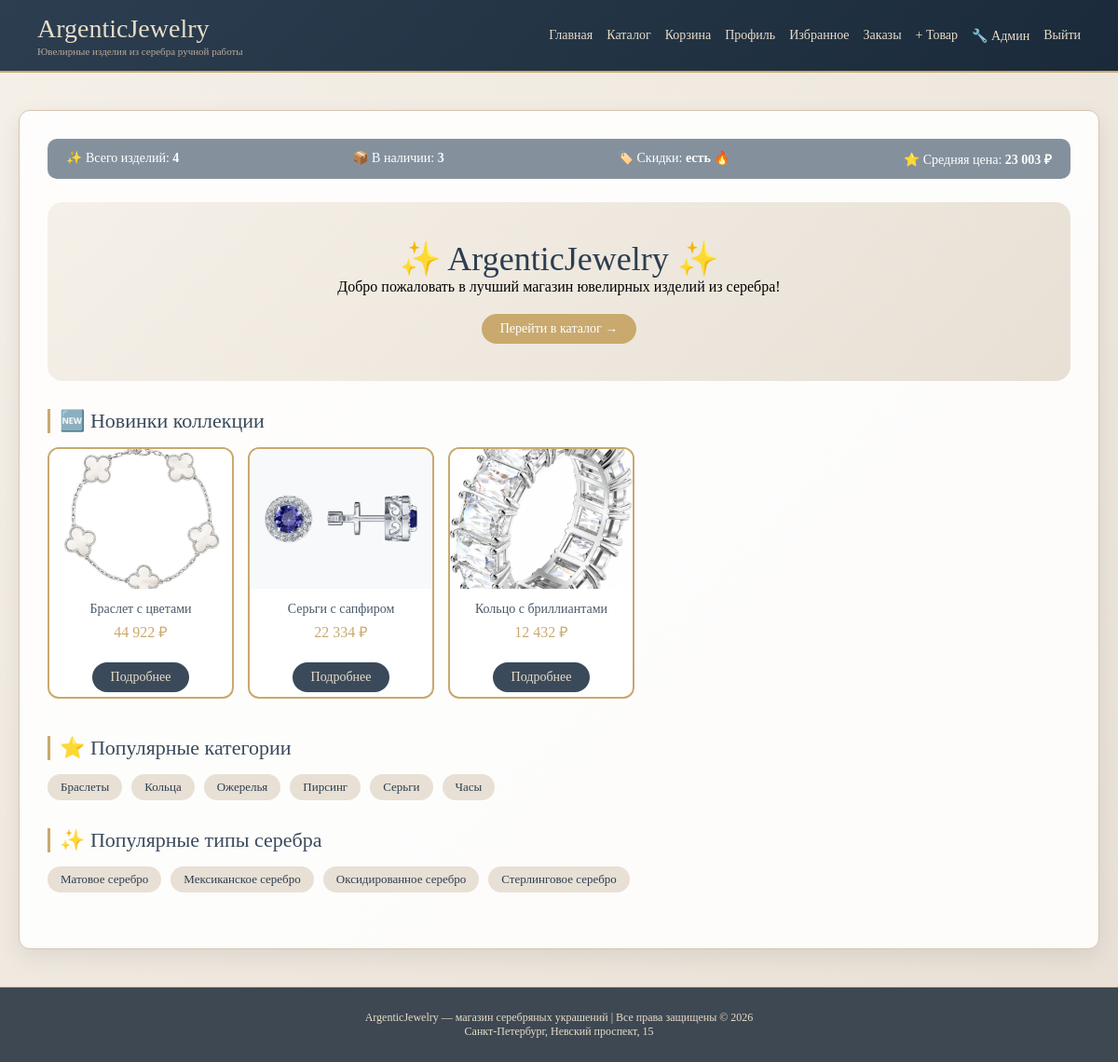
/ (signed in), run on the app's committed database.
### store/models.py (models this page shows, shortened)
class Product(models.Model):
    SILVER_TYPE_CHOICES = [
        ('sterling', 'Стерлинговое серебро (925)'),
        ('fine', 'Чистое серебро (999)'),
        ('argentium', 'Аргентиум серебро'),
        ('mexican', 'Мексиканское серебро'),
        ('oxidized', 'Оксидированное серебро'),
        ('rhodium_plated', 'Серебро с родиевым покрытием'),
        ('black', 'Черненое серебро'),
        ('matte', 'Матовое серебро'),
    ]
    FINENESS_CHOICES = [
        ('800', '800 проба'),
        ('830', '830 проба'),
        ('875', '875 проба'),
        ('900', '900 проба'),
        ('916', '916 проба'),
        ('925', '925 проба'),
        ('960', '960 проба'),
        ('999', '999 проба'),
    ]
    STONE_TYPE_CHOICES = [
        ('diamond', 'Бриллиант'),
        ('ruby', 'Рубин'),
        ('sapphire', 'Сапфир'),
        ('emerald', 'Изумруд'),
        ('topaz', 'Топаз'),
        ('amethyst', 'Аметист'),
        ('garnet', 'Гранат'),
        ('peridot', 'Перидот'),
        ('citrine', 'Цитрин'),
        ('aquamarine', 'Аквамарин'),
        ('tourmaline', 'Турмалин'),
        ('opal', 'Опал'),
        ('pearl', 'Жемчуг'),
        ('cubic_zirconia', 'Фианит'),
        ('moonstone', 'Лунный камень'),
        ('none', 'Нет камней'),
    ]
    name = models.CharField(max_length=200, verbose_name='Название')
    slug = models.SlugField(unique=True, verbose_name='URL идентификатор')
    description = models.TextField(verbose_name='Описание')
    price = models.DecimalField(max_digits=10, decimal_places=2, verbose_name='Цена')
    old_price = models.DecimalField(
        max_digits=10, decimal_places=2, blank=True, null=True,
        verbose_name='Старая цена'
    )
    stock_quantity = models.PositiveIntegerField(default=0, verbose_name='Количество на складе')
    reserved_quantity = models.PositiveIntegerField(default=0, verbose_name='Зарезервировано')
    category = models.ForeignKey(
        Category,
        on_delete=models.CASCADE,
        related_name='products', #задаем имя для всех товаров категории
        verbose_name='Категория'
    )
    image = models.ImageField(
        upload_to=product_image_upload_path,
        blank=True,
        null=True,
        verbose_name='Главное фото',
        help_text='Основное фото товара (обязательно для отображения)'
    )
    image_2 = models.ImageField(
        upload_to=product_image_upload_path,
        blank=True,
        null=True,
        verbose_name='Дополнительное фото 2',
        help_text='Дополнительное фото товара'
    )
    image_3 = models.ImageField(
        upload_to=product_image_upload_path,
        blank=True,
        null=True,
        verbose_name='Дополнительное фото 3'
    )
    image_4 = models.ImageField(
        upload_to=product_image_upload_path,
        blank=True,
        null=True,
        verbose_name='Дополнительное фото 4'
    )
    image_5 = models.ImageField(
        upload_to=product_image_upload_path,
        blank=True,
        null=True,
        verbose_name='Дополнительное фото 5'
    )
    silver_type = models.CharField(
        max_length=30,
        choices=SILVER_TYPE_CHOICES,
        default='sterling',
        verbose_name='Тип серебра'
    )
    fineness = models.CharField(
        max_length=4,
        choices=FINENESS_CHOICES,
        default='925',
        verbose_name='Проба серебра'
    )
    weight = models.DecimalField(
        max_digits=6,
        decimal_places=2,
        verbose_name='Вес изделия (г)'
    )
    size = models.CharField(
        max_length=20,
        blank=True,
        verbose_name='Размер (для колец, браслетов)',
        help_text='Например: 16.5, 17, 18, S, M, L'
    )
    stones = models.BooleanField(default=False, verbose_name='Наличие драгоценных камней')
    stone_type = models.CharField(
        max_length=20,
        choices=STONE_TYPE_CHOICES,
        blank=True,
        verbose_name='Тип камня'
    )
    stone_weight = models.DecimalField(
        max_digits=5,
        decimal_places=2,
        blank=True,
        null=True,
        verbose_name='Вес камней (карат)',
        help_text='Общий вес всех камней в каратах'
    )
    collection = models.CharField(max_length=100, blank=True, verbose_name='Коллекция')
    instruction_file = models.FileField(
        upload_to='instructions/',
        blank=True,
        null=True,
        verbose_name='Инструкция к товару',
        help_text='Загрузите инструкцию'
    )
    external_link = models.URLField(
        blank=True,
        null=True,
        verbose_name='Внешняя ссылка',
        help_text='Ссылка на видеообзор, сайт производителя или дополнительную информацию'
    )
    created_at = models.DateTimeField(auto_now_add=True, verbose_name='Дата создания')
    updated_at = models.DateTimeField(auto_now=True, verbose_name='Дата обновления')
    created_by = models.ForeignKey(
        User,
        on_delete=models.SET_NULL,
        null=True,
        related_name='created_products',
        verbose_name='Создал'
    )
    objects = models.Manager()              # стандартный менеджер (все товары)
    available = AvailableProductManager()  #кастомный менеджер (только в наличии)
    class Meta:
        verbose_name = 'Товар'
        verbose_name_plural = 'Товары'
        ordering = ['-created_at']  # Product сортировка — новые сверху
    def get_absolute_url(self):
        return reverse('store:product_detail', kwargs={ #имя маршрута, параметры которые подставятся в юрл, id товара и slug товара
            'product_id': self.id,
            'slug': self.slug
        })

class Category(models.Model):
    name = models.CharField(max_length=200, verbose_name='Название')
    slug = models.SlugField(unique=True, verbose_name='URL идентификатор')
    description = models.TextField(blank=True, verbose_name='Описание')
    parent = models.ForeignKey(
        'self',
        on_delete=models.CASCADE,
        blank=True,
        null=True,
        related_name='children',
        verbose_name='Родительская категория'
    )
    image = models.ImageField(
        upload_to='categories/',
        blank=True,
        null=True,
        verbose_name='Изображение'
    )
    class Meta:
        verbose_name = 'Категория'
        verbose_name_plural = 'Категории'
        ordering = ['name'] # Category сортировка — по алфавиту

### store/views.py (the view)
# urls.py: path('', views.product_list, name='product_list'),
def product_list(request):
    top_5_new = Product.objects.filter(stock_quantity__gt=0).order_by('-created_at')[:5] #ограничения кол-ва (Пункт 4)
    categories_list = Category.objects.values('id', 'name', 'slug')[:6] #возвращает список словарей с указанными полями
    popular_silver_types = Product.objects.values_list('silver_type', flat=True).distinct()[:4] #возвращает список кортежей
    total_products = Product.objects.count() #кол-во записей
    has_products = Product.objects.exists() #проверка есть ли хотя бы одна запись
    has_discounted_products = Product.objects.filter(old_price__isnull=False, old_price__gt=F('price')).exists()
    in_stock_count = Product.objects.filter(stock_quantity__gt=0).count()
    stats = Product.objects.aggregate(
        avg_price=Avg('price'),
        total_products=Count('id')
    )
    return render(request, 'store/product_list.html', {
        'top_5_new': top_5_new,
        'categories_list': categories_list,
        'popular_silver_types': popular_silver_types,
        'total_products': total_products,
        'has_products': has_products,
        'has_discounted_products': has_discounted_products,
        'in_stock_count': in_stock_count,
        'stats': stats,
    })

### store/templatetags/store_filters.py (called while the page is built)
@register.filter
def rub_format(value):
    try:
        return f"{float(value):,.0f}".replace(',', ' ') + " ₽" #запятая разделитель тысяч, .0ф - без копеек
    except:
        return value

### store/templates/store/product_list.html (shortened to what this page needs)
{% extends 'base.html' %}
{% load store_filters %}
{% load store_tags %}
{% block content %}
{% if user.is_staff %}
<div class="stats">
    <div>✨ Всего изделий: <strong>{{ total_products }}</strong></div>
    <div>📦 В наличии: <strong>{{ in_stock_count }}</strong></div>
    <div>🏷️ Скидки: <strong>{% if has_discounted_products %}есть 🔥{% else %}нет{% endif %}</strong></div>
    <div>⭐ Средняя цена: <strong>{{ stats.avg_price|rub_format }}</strong></div>
</div>
{% endif %}
<div class="welcome-banner">
    <h1>✨ ArgenticJewelry ✨</h1>
    <p>Добро пожаловать в лучший магазин ювелирных изделий из серебра!</p>
    <a href="{% url 'store:catalog' %}" class="btn" style="background: #c9a96e; color: white;">Перейти в каталог →</a>
</div>
{% if top_5_new %}
<div class="section">
    <h2>🆕 Новинки коллекции</h2>
    <div class="horizontal-scroll">
        {% for product in top_5_new %}
            <div class="mini-card">
                {% if product.image %}
                    <img src="{{ product.image.url }}" alt="{{ product.name }}">
                {% else %}
                    <div class="no-image" style="height: 160px;">Нет фото</div>
                {% endif %}
                <h3>{{ product.name|truncatechars:25 }}</h3>
                <div class="price">{{ product.price|rub_format }}</div>
                <a href="{{ product.get_absolute_url }}" class="btn">Подробнее</a>
            </div>
        {% endfor %}
    </div>
</div>
{% endif %}
{% if categories_list %}
<div class="section">
    <h2>⭐ Популярные категории</h2>
    <div class="tags">
        {% for cat in categories_list %}
            <a href="{% url 'store:catalog' %}?category={{ cat.slug }}" class="category-tag">
                {{ cat.name }}
            </a>
        {% endfor %}
    </div>
</div>
{% endif %}
{% if popular_silver_types %}
<div class="section">
    <h2>✨ Популярные типы серебра</h2>
    <div class="tags">
        {% for silver_code in popular_silver_types %}
            <a href="{% url 'store:catalog' %}?silver_type={{ silver_code }}" class="silver-tag">
                {% if silver_code == 'sterling' %}
                    Стерлинговое серебро
                {% elif silver_code == 'fine' %}
                    Чистое серебро (999)
                {% elif silver_code == 'argentium' %}
                    Аргентиум
                {% elif silver_code == 'mexican' %}
                    Мексиканское серебро
                {% elif silver_code == 'oxidized' %}
                    Оксидированное серебро
                {% elif silver_code == 'rhodium_plated' %}
                    С родиевым покрытием
                {% elif silver_code == 'black' %}
                    Чернёное серебро
                {% elif silver_code == 'matte' %}
                    Матовое серебро
                {% else %}
                    {{ silver_code|default:"Другое" }}
                {% endif %}
            </a>
        {% endfor %}
    </div>
</div>
{% endif %}
{% endblock %}

### store/templates/base.html (style rules this page uses)
* { margin: 0; padding: 0; box-sizing: border-box; }
body { font-family: 'Georgia', 'Times New Roman', serif; background: linear-gradient(135deg, #f5f0e8 0%, #e8e0d5 100%); min-height: 100vh; display: flex; flex-direction: column; }
h1, h2, h3 { color: #2c3e50; font-weight: normal; }
h1 { font-size: 32px; margin-bottom: 25px; }
h2 { font-size: 22px; margin-bottom: 10px; color: #3a4a5a; }
h3 { font-size: 20px; margin: 0 0 15px 0; color: #4a5a6a; }
.btn { display: inline-block; background: #3a4a5a; color: #e8dcc8; padding: 8px 20px; text-decoration: none; border-radius: 25px; transition: 0.3s; border: none; cursor: pointer; font-size: 14px; margin-top: 10px; }
.stats { display: flex; justify-content: space-between; flex-wrap: wrap; background: #84919d; color: white; padding: 12px 20px; border-radius: 10px; margin-bottom: 25px; font-size: 14px; }
.section { margin-bottom: 30px; }
.section h2 { border-left: 3px solid #c9a96e; padding-left: 10px; margin-bottom: 15px; }
.horizontal-scroll { display: flex; gap: 15px; overflow-x: auto; padding-bottom: 10px; }
.mini-card { min-width: 200px; background: white; border-radius: 12px; text-align: center; overflow: hidden; transition: 0.3s; border: 2px solid #c9a96e; padding-bottom: 5px; }
.mini-card img { width: 100%; height: 150px; object-fit: cover; }
.mini-card h3 { font-size: 14px; margin: 10px 8px 5px; }
.price { font-size: 16px; color: #c9a96e; margin-bottom: 12px; }
.tags { display: flex; flex-wrap: wrap; gap: 10px; }
.tags a { background: #e8e0d5; padding: 6px 14px; border-radius: 20px; text-decoration: none; color: #2c3e50; font-size: 13px; }
.welcome-banner { text-align: center; padding: 40px; background: linear-gradient(135deg, #f5f0e8 0%, #e8e0d5 100%); border-radius: 16px; margin-bottom: 30px; }
.welcome-banner h1 { margin: 0; font-size: 36px; }
.welcome-banner p { margin-bottom: 10px; }

### data on the page
Product: image (picture), name "Браслет с цветами", price|rub_format "44 922 ₽"
Product: image (picture), name "Серьги с сапфиром", price|rub_format "22 334 ₽"
Product: image (picture), name "Кольцо с бриллиантами", price|rub_format "12 432 ₽"
Category: name "Браслеты"
Category: name "Кольца"
Category: name "Ожерелья"
Category: name "Пирсинг"
Category: name "Серьги"
Category: name "Часы"

### other printed values
{{ total_products }} "4"
{{ in_stock_count }} "3"
{{ stats.avg_price|rub_format }} "23 003 ₽"
